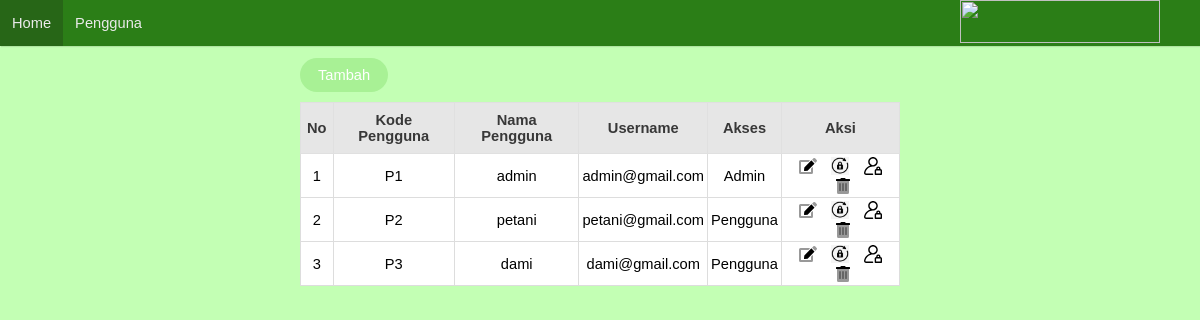
The page /pages/pengguna/index.php (signed in) on the database its author committed.
### tables this page shows
CREATE TABLE `tb_pengguna` (
  `kd_pengguna` varchar(6) NOT NULL,
  `nama` varchar(30) NOT NULL,
  `email` varchar(40) NOT NULL,
  `id_akses` int(11) NOT NULL,
  `password` varchar(255) NOT NULL
);

### class/Config.php (called while the page is built, shortened)
<?php
class Config
{
    private $_host = "localhost";
    private $_username = "root";
    private $_password = "";
    private $_db = "spk_tomat";
    protected $conn;
    public function __construct()
    {
        if (!isset($this->conn)) {
            $this->conn = new mysqli($this->_host, $this->_username, $this->_password, $this->_db);
            return $this->conn;
        }
    }
}

### init.php (called while the page is built, shortened)
<?php
$main = new Main();

### class/Main.php (called while the page is built, shortened)
<?php
include_once 'Config.php';
class Main extends Config
{
    public function tampil($table, $where = NULL, $value)
    {
        if ($where === NULL) {
            $query = "SELECT * FROM $table";
            $result = $this->conn->query($query);
        } else {
            $query = "SELECT * FROM $table WHERE $where='$value'";
            $result = $this->conn->query($query);
        }
        return $result;
    }
}

### pages/pengguna/index.php (the view, shortened to what this page needs)
<?php
require_once "../../init.php";
?>
<link rel="stylesheet" href="../../assets/css/style.css">
<div class="navbar">
    <div class="container">
        <a href="../">Home</a>
        <a href="#">Pengguna</a>
    </div>
    <img src="#" style="width:200px;height:43px; float:right; padding-right:40px;">
</div>
<div class="container">
    <div class="kotak-table-2">
        <div class="form-main">
            <button onclick="document.getElementById('id01').style.display='block'" style="width:auto;">Tambah</button>
        </div>
        <table class="main-table">
            <thead>
                <tr>
                    <th>No</th>
                    <th>Kode Pengguna</th>
                    <th>Nama Pengguna</th>
                    <th>Username</th>
                    <th>Akses</th>
                    <th>Aksi</th>
                </tr>
            </thead>
            <?php
            $no = 1;
            $data = $main->tampil('tb_pengguna', NULL, NULL);
            while ($row = $data->fetch_object()) :
            ?>
                <tbody>
                    <tr>
                        <td><?= $no++; ?></td>
                        <td><?= $row->kd_pengguna; ?></td>
                        <td><?= $row->nama; ?></td>
                        <td><?= $row->email; ?></td>
                        <td><?php if ($row->id_akses == '1') {
                                echo "Admin";
                            } else {
                                echo "Pengguna";
                            } ?>
                        </td>
                        <td>
                            <a href="edit_pengguna.php?ubah=<?= $row->kd_pengguna; ?>"><img src="../../assets/icons/edit.svg" style="width:18px;height:18px; padding-right:5px; padding-left:5px;"></a>
                            <a href="password.php?u_password=<?= $row->kd_pengguna; ?>"><img src="../../assets/icons/password.png" style="width:18px;height:18px; padding-right:5px; padding-left:5px;"></a>
                            <a href="block.php?blcok=<?= $row->kd_pengguna; ?>"><img src="../../assets/icons/block.svg" style="width:18px;height:18px; padding-right:5px; padding-left:5px;"></a>
                            <a href="?hapus=<?= $row->kd_pengguna; ?>" onclick="javascript:return confirm('Yakin ingin menghapus data (<?php echo $row->nama ?>) dengan kode (<?php echo $row->kd_pengguna ?>) ?')"><img src="../../assets/icons/trash-alt.svg" style="width:16px;height:16px;padding-left:5px;"></a>
                        </td>
                    </tr>
                <?php endwhile; ?>
                </tbody>
        </table>
    </div>
</div>

### assets/css/style.css (style rules this page uses)
* { font-family: Arial, Helvetica, sans-serif; margin: 0px; }
.main-table { font-family: "Arial, Helvetica, sans-serif"; font-size: 9pt; border-collapse: collapse; width: 100%; background-color: #ffffff; }
.main-table thead tr th { text-align: center; }
.main-table th { border: 1px solid rgb(224, 224, 224); padding: 6px; }
.main-table td { border: 1px solid #f1f6fb; padding: 8px; text-align: center; }
.main-table th { padding-top: 9px; padding-bottom: 9px; text-align: left; background-color: #eaeaea; color: grey; }
.navbar { background-color: #2b7e17; padding: 20px 10px; z-index: 10; position: fixed; width: 100%; box-shadow: 1px 1px 1px rgba(0, 0, 0, 0.1); padding: 0px; display: block; }
.navbar a { float: left; color: #eaeaea; text-align: center; padding: 12px; text-decoration: none; font-size: 11pt; line-height: 22px; }
button { background-color: rgb(168, 241, 149); color: white; padding: 9px 18px; margin: 0px 0px; border-radius: 50px; border: none; cursor: pointer; width: 100%; margin-bottom: 10px; font-size: 11pt; }
.form-main { border-color: 1px solig red; }
.main-table { font-family: "Arial, Helvetica, sans-serif"; font-size: 11pt; border-collapse: collapse; width: 100%; }
.main-table td { border: 1px solid #ddd; padding: 3px; text-align: center; }
.main-table th { padding-top: 9px; padding-bottom: 9px; text-align: left; background-color: #e6e6e6; color: rgb(56, 56, 56); }

### pages/pengguna/index.php (style rules this page uses)
.kotak-table-2 { margin-left: 25%; margin-right: 25%; margin-top: 40px; }

### rows shown on the page
tb_pengguna: kd_pengguna "P1", nama "admin", email "admin@gmail.com", shows "Admin"
tb_pengguna: kd_pengguna "P2", nama "petani", email "petani@gmail.com", shows "Pengguna"
tb_pengguna: kd_pengguna "P3", nama "dami", email "dami@gmail.com", shows "Pengguna"
